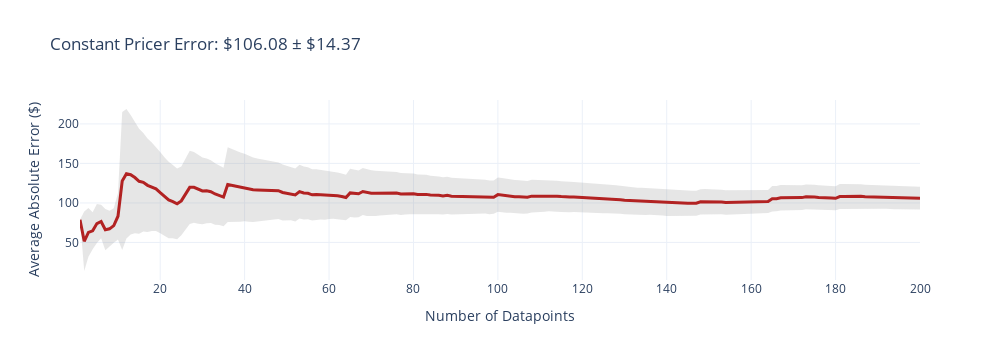
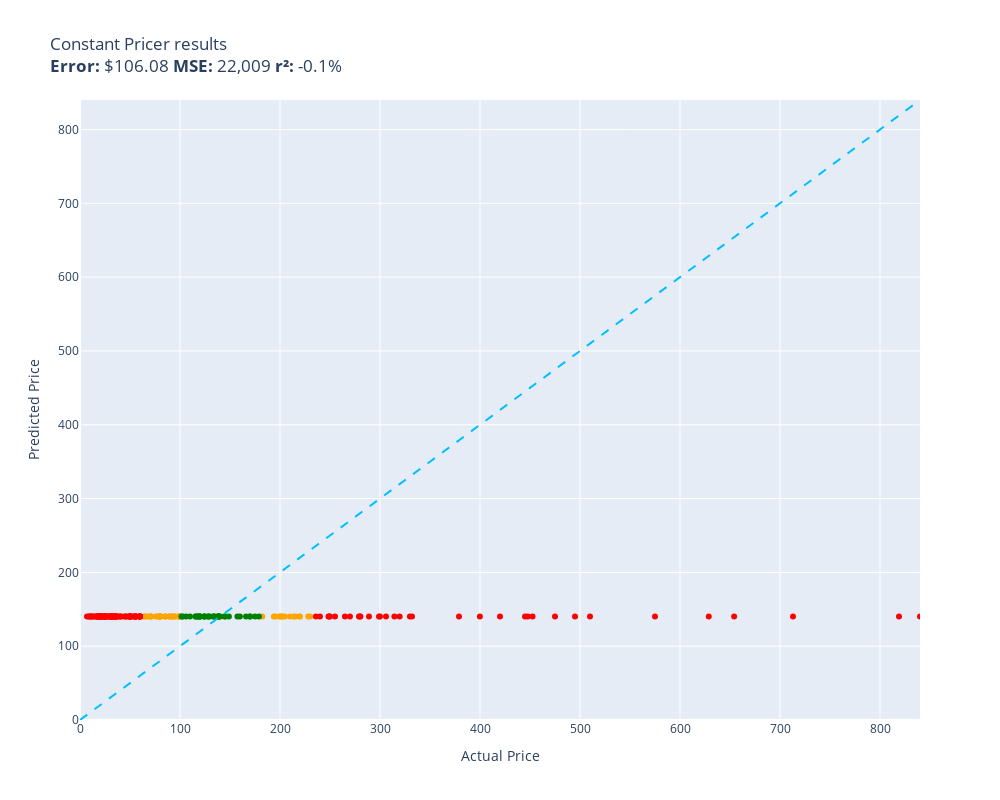

Here is the notebook cell these charts were saved with, in order:
### Markdown cell above
The above Random Pricer simple gives a random price which the evaluator will take as the predictor function and makes a comparison with the test data and the train data.

### Code cell
# That was fun!
# We can do better - here's another rather trivial model

training_prices = [item.price for item in train]
training_average = sum(training_prices) / len(training_prices)
print(training_average)

def constant_pricer(item):
    return training_average

evaluate(constant_pricer, test)

### Figure 1 — Plotly figure (JSON) as saved in the notebook; plotly's stock layout.template omitted (floating-point values rounded to 4 significant figures; data arrays with more than 128 entries replaced by an {"elided": "..."} marker saying what was removed)
{"data": [{"fill": "toself", "fillcolor": "rgba(128,128,128,0.2)", "hoverinfo": "skip", "line": {"color": "rgba(255,255,255,0)"}, "name": "95% CI", "showlegend": false, "type": "scatter", "x": {"elided": "400 int values"}, "y": {"elided": "400 float values"}}, {"customdata": {"elided": "200x1 float values"}, "hovertemplate": "n=%{x}<br>Avg Error=$%{y:,.2f}<br>±95% CI=$%{customdata[0]:,.2f}<extra></extra>", "line": {"color": "firebrick", "width": 3}, "mode": "lines", "name": "Cumulative Avg Error", "type": "scatter", "x": {"elided": "200 int values"}, "y": {"elided": "200 float values"}}], "layout": {"height": 360, "showlegend": false, "title": {"text": "Constant Pricer Error: $106.08 ± $14.37"}, "width": 1000, "xaxis": {"title": {"text": "Number of Datapoints"}}, "yaxis": {"title": {"text": "Average Absolute Error ($)"}}}}

### Figure 2 — Plotly figure (JSON) as saved in the notebook; plotly's stock layout.template omitted (floating-point values rounded to 4 significant figures)
{"data": [{"customdata": [["Old Blood Noise Excess V2 Distortion Cho...\nGuess=$140.35 Actual=$219.00"], ["EXMAX NG-10X Fresnel Lens Focusing Adapt...\nGuess=$140.35 Actual=$69.98"], ["RBC12-UPC Replacement Battery Cartridge ...\nGuess=$140.35 Actual=$229.99"], ["ACDelco GM Original Equipment FW339 Fron...\nGuess=$140.35 Actual=$215.33"], ["Panasonic KX-TG6511B DECT 6.0 PLUS Expan...\nGuess=$140.35 Actual=$79.20"], ["GJY Portable TV,10.6 inch Mini TV for AT...\nGuess=$140.35 Actual=$79.36"], ["APS iBoard 6-inch Aluminum (Black Powder...\nGuess=$140.35 Actual=$210.23"], ["HK SYSTEMS 13\" Heavy Duty Black \"Push\" O...\nGuess=$140.35 Actual=$84.95"], ["Aolemi Oil Rubbed Bronze Single Function...\nGuess=$140.35 Actual=$98.65"], ["Clementoni 39132.5 Jigsaw Puzzle 1,000 P...\nGuess=$140.35 Actual=$79.95"], ["KOMPUTERBAY 4GB 2X 2GB DDR2 1066MHz PC2-...\nGuess=$140.35 Actual=$80.34"], ["Travelpro Platinum Elite Slim Business L...\nGuess=$140.35 Actual=$213.83"], ["JRready ST6313 DT Deutsch Connector Kit,...\nGuess=$140.35 Actual=$199.68"], ["15\" Locking Shower Head Extension Arm in...\nGuess=$140.35 Actual=$79.95"], ["Dakota Alert MURS Alert Probe Sensor - M...\nGuess=$140.35 Actual=$219.99"], ["AUTOFREE LED Tail Lights Assembly Compat...\nGuess=$140.35 Actual=$201.99"], ["Evan-Fischer Front Bumper Cover Compatib...\nGuess=$140.35 Actual=$202.38"], ["Webcem Solar Shed Light Outdoor Indoor, ...\nGuess=$140.35 Actual=$77.96"], ["Festool 492370 Platin 2 S1000 Grit 6-Inc...\nGuess=$140.35 Actual=$91.00"], ["DIMARZIO 204284 DP 163FBK Blues Bucker G...\nGuess=$140.35 Actual=$89.99"], ["BESTILL Wall Mounted Shower Faucet Set, ...\nGuess=$140.35 Actual=$76.00"], ["Marvel Legends Series X-Men 6-Inch Archa...\nGuess=$140.35 Actual=$98.95"], ["ANZO USA 111207 GMC SIERRA 99-06 / YUKON...\nGuess=$140.35 Actual=$182.28"], ["Trim Kit for 2-handle Shower & Tub Valve...\nGuess=$140.35 Actual=$94.99"], ["Pioneer 2AM401-BN Two Handle Kitchen Fau...\nGuess=$140.35 Actual=$228.22"], ["4LT LUMINETTE Vanity Opal GLS BSN\nGuess=$140.35 Actual=$99.99"], ["MXR Carbon Copy Deluxe Analog Delay Guit...\nGuess=$140.35 Actual=$195.50"], ["CradlePoint Compact Broadband Router (CB...\nGuess=$140.35 Actual=$89.00"], ["Pyle Wireless Rear View Backup Camera - ...\nGuess=$140.35 Actual=$70.45"], ["Universal Power Group 12V 100Ah Sealed L...\nGuess=$140.35 Actual=$199.99"], ["Auertech Portable Washing Machine, 14lbs...\nGuess=$140.35 Actual=$98.99"], ["Amana Tool - SC587 Carbide Tipped 3-Wing...\nGuess=$140.35 Actual=$71.23"], ["ECCPP Power Steering Pump for 2009-2010 ...\nGuess=$140.35 Actual=$85.48"], ["UPR Mach 1 Chin Spoiler Fits 94-98 Musta...\nGuess=$140.35 Actual=$64.99"], ["SP Air Corporation SP-8102BU 1/4-Inch He...\nGuess=$140.35 Actual=$204.99"], ["Skullcandy Hesh Evo Bluetooth Headphones...\nGuess=$140.35 Actual=$69.99"], ["LCD Screen for Dell Inspiron 17R 17.3\" H...\nGuess=$140.35 Actual=$64.37"], ["Diversitech UC2436-3 Ultralite Condenser...\nGuess=$140.35 Actual=$80.39"], ["4 Inches Rolled Muffler Tip Catback Exha...\nGuess=$140.35 Actual=$193.88"], ["Samsung DA97-07603B Freezer Ice Maker As...\nGuess=$140.35 Actual=$93.02"], ["Intex River Run Connect Lounge (Four)\nGuess=$140.35 Actual=$94.49"], ["Blanco 230966 Valea Stainless Steel Sink...\nGuess=$140.35 Actual=$92.88"], ["KZ ZS10 Pro in Ear Monitor Headphone KZ ...\nGuess=$140.35 Actual=$66.99"], ["Fitness Center Gym Room Weight Train Dua...\nGuess=$140.35 Actual=$99.99"], ["MonMount Triple Monitor Stand Freestandi...\nGuess=$140.35 Actual=$79.99"]], "hovertemplate": "%{customdata[0]}<extra></extra>", "legendgroup": "orange", "marker": {"color": "orange", "size": 6, "symbol": "circle"}, "mode": "markers", "name": "orange", "orientation": "v", "showlegend": true, "type": "scatter", "x": [219.0, 69.98, 230.0, 215.3, 79.2, 79.36, 210.2, 84.95, 98.65, 79.95, 80.34, 213.8, 199.7, 79.95, 220.0, 202.0, 202.4, 77.96, 91.0, 89.99, 76.0, 98.95, 182.3, 94.99, 228.2, 99.99, 195.5, 89.0, 70.45, 200.0, 98.99, 71.23, 85.48, 64.99, 205.0, 69.99, 64.37, 80.39, 193.9, 93.02, 94.49, 92.88, 66.99, 99.99, 79.99], "xaxis": "x", "y": [140.3, 140.3, 140.3, 140.3, 140.3, 140.3, 140.3, 140.3, 140.3, 140.3, 140.3, 140.3, 140.3, 140.3, 140.3, 140.3, 140.3, 140.3, 140.3, 140.3, 140.3, 140.3, 140.3, 140.3, 140.3, 140.3, 140.3, 140.3, 140.3, 140.3, 140.3, 140.3, 140.3, 140.3, 140.3, 140.3, 140.3, 140.3, 140.3, 140.3, 140.3, 140.3, 140.3, 140.3, 140.3], "yaxis": "y"}, {"customdata": [["telpo Headlight Assembly Fit For 15 Camr...\nGuess=$140.35 Actual=$115.99"], ["SuppliesOutlet Compatible Toner Cartridg...\nGuess=$140.35 Actual=$144.29"], ["PEMP E65 E66 CDC Simulate Optical Fiber ...\nGuess=$140.35 Actual=$119.00"], ["Intermatic PX300 12V 300W Transformer wi...\nGuess=$140.35 Actual=$134.00"], ["CORSAIR Dominator Platinum RGB 32GB (2x1...\nGuess=$140.35 Actual=$124.00"], ["SKB iSeries 3i-13096-6KP Case for BlackM...\nGuess=$140.35 Actual=$174.99"], ["GanFindX Portable Car Hand Controls for ...\nGuess=$140.35 Actual=$159.90"], ["Scranton & Co 3 Drawer Mobile File Cabin...\nGuess=$140.35 Actual=$115.35"], ["Wenger City Upgrade Laptop Backpack with...\nGuess=$140.35 Actual=$145.42"], ["3D Tree Hole Branches 075 Stair Risers D...\nGuess=$140.35 Actual=$129.99"], ["Fjallraven, Kanken Laptop 15\" Backpack f...\nGuess=$140.35 Actual=$119.65"], ["Diversitech WG840585 Motor, (Ddb) 1/3Hp,...\nGuess=$140.35 Actual=$134.12"], ["Western Digital Enterprise RE4-GP 2TB SA...\nGuess=$140.35 Actual=$109.95"], ["PM Auto Front Right Quick Complete Strut...\nGuess=$140.35 Actual=$124.94"], ["Dell Optiplex 390 Desktop Computer i3 3....\nGuess=$140.35 Actual=$124.27"], ["Pidoko Kids Train Table, Grey with 90 Pc...\nGuess=$140.35 Actual=$119.97"], ["EMART Photography C Stand with Boom Arm,...\nGuess=$140.35 Actual=$119.99"], ["Grey Pneumatic 1311SD Impact Socket Set\nGuess=$140.35 Actual=$157.43"], ["4pc Wheel Spacers Adapters 4\" (2inch Per...\nGuess=$140.35 Actual=$116.95"], ["Urth 62mm UV, Circular Polarizing (CPL),...\nGuess=$140.35 Actual=$139.00"], ["LSI Broadcom SAS 9300-8i 8-port 12Gb/s S...\nGuess=$140.35 Actual=$118.00"], ["DuraGo 29515020 Front Hub Assembly\nGuess=$140.35 Actual=$128.34"], ["Ibanez M510OVS Acoustic Mandolin in Vint...\nGuess=$140.35 Actual=$169.99"], ["GENUINE VOLVO THERMOSTAT (3.0, 3.2) S60 ...\nGuess=$140.35 Actual=$102.85"], ["Cardone 84-58642 New HEI Electronic Dist...\nGuess=$140.35 Actual=$165.99"], ["18 Inch White Undermount Kitchen Sink - ...\nGuess=$140.35 Actual=$179.00"], ["New Replacement seat cover fits Yamaha M...\nGuess=$140.35 Actual=$138.95"], ["Evan Fischer Radiator Cooling Fan Assemb...\nGuess=$140.35 Actual=$137.34"], ["ROHL WSGUM3018WH Wire Sink Grids, White\nGuess=$140.35 Actual=$128.28"], ["ASUS VY279HE-W 27” 1080P Monitor - White...\nGuess=$140.35 Actual=$138.10"], ["KUNFINE Android Radio CarPlay & Android ...\nGuess=$140.35 Actual=$106.00"], ["StonKraft Brass Chess Board Game Set wit...\nGuess=$140.35 Actual=$140.00"], ["DuraGo BR5330 Front Vented Disc Brake Ro...\nGuess=$140.35 Actual=$101.51"], ["Vinyl Soft Top Roll-up Adjustable Truck ...\nGuess=$140.35 Actual=$148.88"], ["Targus CityGear Durable Backpack, Black,...\nGuess=$140.35 Actual=$133.43"], ["Garmin 010-12402-10 GT15M-TM Transom-Mou...\nGuess=$140.35 Actual=$138.74"], ["Xiaomi Redmi 10 2022 NFC 4G LTE (128GB +...\nGuess=$140.35 Actual=$169.99"]], "hovertemplate": "%{customdata[0]}<extra></extra>", "legendgroup": "green", "marker": {"color": "green", "size": 6, "symbol": "circle"}, "mode": "markers", "name": "green", "orientation": "v", "showlegend": true, "type": "scatter", "x": [116.0, 144.3, 119.0, 134.0, 124.0, 175.0, 159.9, 115.3, 145.4, 130.0, 119.7, 134.1, 110.0, 124.9, 124.3, 120.0, 120.0, 157.4, 117.0, 139.0, 118.0, 128.3, 170.0, 102.8, 166.0, 179.0, 138.9, 137.3, 128.3, 138.1, 106.0, 140.0, 101.5, 148.9, 133.4, 138.7, 170.0], "xaxis": "x", "y": [140.3, 140.3, 140.3, 140.3, 140.3, 140.3, 140.3, 140.3, 140.3, 140.3, 140.3, 140.3, 140.3, 140.3, 140.3, 140.3, 140.3, 140.3, 140.3, 140.3, 140.3, 140.3, 140.3, 140.3, 140.3, 140.3, 140.3, 140.3, 140.3, 140.3, 140.3, 140.3, 140.3, 140.3, 140.3, 140.3, 140.3], "yaxis": "y"}, {"customdata": [["NewPower99 Battery Kit for Samsung Galax...\nGuess=$140.35 Actual=$54.95"], ["Stand for Raven Pro Document Scanner - P...\nGuess=$140.35 Actual=$29.85"], ["8544771 Dryer Heating Element, 279816 Th...\nGuess=$140.35 Actual=$35.74"], ["Pump Head TBVECHI 175PSI 4KW 5.5HP 21CFM...\nGuess=$140.35 Actual=$329.90"], ["Bam France 2002XL Contoured Hightech Bla...\nGuess=$140.35 Actual=$713.00"], ["Metabo HPT 36V MultiVolt™ Cordless Rotar...\nGuess=$140.35 Actual=$379.00"], ["46mm Digital Pro High-Resolution Close-U...\nGuess=$140.35 Actual=$19.99"], ["Innovative Percussion CB-6 Chamois Bass ...\nGuess=$140.35 Actual=$54.32"], ["LOVE MEI Galaxy S10 Lite Case, Military ...\nGuess=$140.35 Actual=$32.98"], ["LD Products Compatible Toner Cartridge R...\nGuess=$140.35 Actual=$49.98"], ["Bam Trekking 3027SB Single Black Clarine...\nGuess=$140.35 Actual=$332.00"], ["DEWALT 20V MAX* XR Impact Driver with Bl...\nGuess=$140.35 Actual=$452.53"], ["Mini PC, Kinupute Desktop Computer E3-12...\nGuess=$140.35 Actual=$495.00"], ["June Garden 12\" Sweet Dolly Charlotte - ...\nGuess=$140.35 Actual=$19.99"], ["10GBase-LR SFP+ Transceiver, Handar 10GB...\nGuess=$140.35 Actual=$19.99"], ["Deco Mount Pro Tripod Microphone Stand w...\nGuess=$140.35 Actual=$59.95"], ["Canon EOS Rebel T7 Digital SLR Camera wi...\nGuess=$140.35 Actual=$819.00"], ["Evergreen HSHB2005 Cylinder Head Gasket ...\nGuess=$140.35 Actual=$59.69"], ["Task T24287 Roman Ogee Router Bit with 1...\nGuess=$140.35 Actual=$55.88"], ["Southwire 120V/15A Right Angle User Atta...\nGuess=$140.35 Actual=$37.87"], ["Mylites+ Standard Comic Book Mylar Sleev...\nGuess=$140.35 Actual=$34.99"], ["Tidal Front + Rear Fender Flares 4PC Poc...\nGuess=$140.35 Actual=$254.99"], ["DALDED LED Light Kit for Lego Sonic Gree...\nGuess=$140.35 Actual=$24.99"], ["152MM Hole Saws M42 Bi-Metal High Speed ...\nGuess=$140.35 Actual=$17.99"], ["Baseball Backpacks Large 18 Inch Bookbag...\nGuess=$140.35 Actual=$31.77"], ["Adams Check Payment and Deposit Register...\nGuess=$140.35 Actual=$35.49"], ["KOHLER 18865-CP Filtered Water Faucet, P...\nGuess=$140.35 Actual=$475.00"], ["Projector, CRAZVIEW Projector with WiFi ...\nGuess=$140.35 Actual=$53.40"], ["Retevis RT68 Soft Earhook Walkie Talkie ...\nGuess=$140.35 Actual=$6.99"], ["MC: Pindicator (Dual Intensity Amber)\nGuess=$140.35 Actual=$40.00"], ["Laisomeke Waterproof Junction Box, Unive...\nGuess=$140.35 Actual=$11.99"], ["Sumerain S1339CM Double Handle Widesprea...\nGuess=$140.35 Actual=$235.86"], ["Poison Spyder 10-08-020 Rocker Knocker\nGuess=$140.35 Actual=$628.76"], ["VLAND LED Smoked Taillights Compatible F...\nGuess=$140.35 Actual=$239.99"], ["Lighted Triangle Mirror Cabinet Bathroom...\nGuess=$140.35 Actual=$445.00"], ["Tablet PC Cover Compatible with Lenovo T...\nGuess=$140.35 Actual=$31.61"], ["Miyaya@ Funny Animal Masks Collection fo...\nGuess=$140.35 Actual=$16.99"], ["Trail Gear Twin Stick Kit for Top Shift ...\nGuess=$140.35 Actual=$279.92"], ["Engine Thermostat, Replace 19301-PAA-306...\nGuess=$140.35 Actual=$18.89"], ["Ultra Duster Canned Air Net 10 Oz 6-Pack\nGuess=$140.35 Actual=$49.90"], ["Beck/Arnley 0421945 Air Filter\nGuess=$140.35 Actual=$35.87"], ["IQShield Screen Protector Compatible wit...\nGuess=$140.35 Actual=$9.95"], ["Liberty Imports 12 Pack: US Military Toy...\nGuess=$140.35 Actual=$16.98"], ["Neporal Full Spectrum Light Bulb, 6000K ...\nGuess=$140.35 Actual=$18.59"], ["Satco S9596, 4 Count (Pack of 1), 4.18\nGuess=$140.35 Actual=$12.00"], ["Ceramic Talavera Mexican Tile 4x4\", 9 Pi...\nGuess=$140.35 Actual=$29.95"], ["Intrepid International Dressage Letters-...\nGuess=$140.35 Actual=$26.99"], ["LEGO Marvel Avengers War Machine Buster ...\nGuess=$140.35 Actual=$59.95"], ["Kingston Brass KS269SN Kingston Clawfoot...\nGuess=$140.35 Actual=$305.99"], ["KOHLER K-1185540-CP Assembly-Slider\nGuess=$140.35 Actual=$45.67"], ["KUNN Small Electrician Tool Pouch Utilit...\nGuess=$140.35 Actual=$21.99"], ["iPhone 12/12 Pro Nicaragua Guardabarranc...\nGuess=$140.35 Actual=$19.97"], ["Replacement Remote Control for PANASONIC...\nGuess=$140.35 Actual=$34.95"], ["KS K-STORM Replacement Silicone Mushroom...\nGuess=$140.35 Actual=$8.50"], ["LSSAGOON Backpack for Women Teen Kids Gi...\nGuess=$140.35 Actual=$33.99"], ["Aeromotive 13304 Regulator, X1 Adjustabl...\nGuess=$140.35 Actual=$269.95"], ["Walker Exhaust Ultra EPA 16478 Direct Fi...\nGuess=$140.35 Actual=$574.99"], ["GE RPWF SmartWater Comparable Refrigerat...\nGuess=$140.35 Actual=$36.99"], ["MGP Caliper Covers 39011SACURD Red Powde...\nGuess=$140.35 Actual=$249.00"], ["Royal Designs, Inc. Decorative Abundant ...\nGuess=$140.35 Actual=$24.95"], ["Canon Sure Shot 90u 35mm Date Camera\nGuess=$140.35 Actual=$399.89"], ["NewFantasia Replacement Audio Cable with...\nGuess=$140.35 Actual=$31.00"], ["Mikrotik RB3011UIAS-RM RouterBOARD 10xGi...\nGuess=$140.35 Actual=$299.00"], ["MONOCARBON Forged Carbon Fiber Case for ...\nGuess=$140.35 Actual=$59.99"], ["AC Compressor & A/C Kit For BMW 335i 335...\nGuess=$140.35 Actual=$314.41"], ["Wilkinson LOW GAUSS Vintage Tone Strat S...\nGuess=$140.35 Actual=$30.93"], ["Berta (6 Pieces) 1-1/4 inch Overlay, 90 ...\nGuess=$140.35 Actual=$24.66"], ["Chalkboard Name Badges with Magnetic Bac...\nGuess=$140.35 Actual=$19.95"], ["Linkloos Solar Street Lights Outdoor Wat...\nGuess=$140.35 Actual=$55.99"], ["USB Charger, CIVIE High Speed 60W Multip...\nGuess=$140.35 Actual=$15.99"], ["Hp Pavilion P7-1257c Motherboard Aahd3-h...\nGuess=$140.35 Actual=$59.86"], ["Kastar Battery Pack Replacement for Sony...\nGuess=$140.35 Actual=$19.99"], ["AZX Stylus Pencil for Apple iPad Pro 202...\nGuess=$140.35 Actual=$29.99"], ["Raspberry Pi 3 Model B+ Aluminum Case Me...\nGuess=$140.35 Actual=$14.99"], ["Music Hall pa15.3 MM/MC Phono Preamplifi...\nGuess=$140.35 Actual=$250.00"], ["Lorell Bell Chair Glide, 2.5\", Black\nGuess=$140.35 Actual=$19.50"], ["CTLAMP XL-2100 Professional Quality XL-2...\nGuess=$140.35 Actual=$32.00"], ["200 ' feet True 14 Gauge AWG CCA Speaker...\nGuess=$140.35 Actual=$44.95"], ["Competition Clutch Disc and Pressure Pla...\nGuess=$140.35 Actual=$510.00"], ["APS iBoard (304 Stainless Steel Polished...\nGuess=$140.35 Actual=$264.95"], ["200 Couples Conversation Cards - Enjoy B...\nGuess=$140.35 Actual=$32.97"], ["The Puppet Company - Carpet-Unicorn, Whi...\nGuess=$140.35 Actual=$19.00"], ["KYX Racing Hardened Steel Center Drive S...\nGuess=$140.35 Actual=$46.99"], ["Baumgartens Sicurix Blank PVC ID Cards (...\nGuess=$140.35 Actual=$19.11"], ["VIPMOTOZ Sequential Turn Signal Premium ...\nGuess=$140.35 Actual=$278.94"], ["A-Premium Front Suspension Steering Knuc...\nGuess=$140.35 Actual=$48.99"], ["OEM Samsung Remote Control Shipped with ...\nGuess=$140.35 Actual=$56.00"], ["Venom Power Terra Hunter R/T+ R/T All-Te...\nGuess=$140.35 Actual=$319.65"], ["Custom Engagement Logo Desk Embosser Sea...\nGuess=$140.35 Actual=$49.95"], ["Audio Techinca ATW-T1002 System 10 Handh...\nGuess=$140.35 Actual=$289.00"], ["520 Pieces Christmas Envelope Seal Stick...\nGuess=$140.35 Actual=$25.99"], ["LD Compatible Ink Cartridge Replacement ...\nGuess=$140.35 Actual=$41.99"], ["BestPricedDecals Wine A BIT, You'll Feel...\nGuess=$140.35 Actual=$12.98"], ["Dell XPS 13 9343-2727SLV 13.3\" Full HD S...\nGuess=$140.35 Actual=$839.99"], ["VATOS 4 Packs Bubble Machine Gun for Kid...\nGuess=$140.35 Actual=$22.88"], ["Steering Wheel, Carbon Fiber Automotive ...\nGuess=$140.35 Actual=$447.74"], ["BXYJY for Samsung Galaxy Z Fold 3 Case w...\nGuess=$140.35 Actual=$49.99"], ["VONADO Space Wars Colonial Viper MK1 Bui...\nGuess=$140.35 Actual=$39.99"], ["Replacement Remote Control fit for Sony ...\nGuess=$140.35 Actual=$9.99"], ["Disney Princess Sparkling Princess Sleep...\nGuess=$140.35 Actual=$24.95"], ["sabermaster TCG Playmat yugioh playmat T...\nGuess=$140.35 Actual=$21.99"], ["Pacific Drums PDCM1618TTRB 16 x 18 Inche...\nGuess=$140.35 Actual=$419.99"], ["Star Wars Die-Cast Metal TITANIUM Series...\nGuess=$140.35 Actual=$22.70"], ["Glovion Music Stand Light, Clip On Piano...\nGuess=$140.35 Actual=$27.99"], ["Empava 24\" Single Wall Ovens 10 Cooking ...\nGuess=$140.35 Actual=$654.14"], ["Think Gizmos Build Your Own Robot Toys f...\nGuess=$140.35 Actual=$24.95"], ["HP Laserjet 2100 Laser Printer W/Test Pr...\nGuess=$140.35 Actual=$299.98"], ["PowerSport Front Rear Brakes and Rotors ...\nGuess=$140.35 Actual=$248.51"], ["Viola Bow 4/4 Full Size Carbon Fiber (Bl...\nGuess=$140.35 Actual=$49.99"], ["VTech Strum and Jam Kidi Musical Guitar ...\nGuess=$140.35 Actual=$21.99"], ["Fender Hendrix Voodoo Child Coiled Instr...\nGuess=$140.35 Actual=$59.99"], ["W11130208 W10695459 Refrigerator LED Mod...\nGuess=$140.35 Actual=$26.59"], ["Jada Toys Ryan's World Combo Panda Airli...\nGuess=$140.35 Actual=$34.94"], ["Pyle 2x120 Watt Home Audio Speaker Power...\nGuess=$140.35 Actual=$50.92"], ["STICKGOO Peel and Stick Backsplash for K...\nGuess=$140.35 Actual=$34.99"], ["For Volvo C70 S70 V70 V40 S40 AC Compres...\nGuess=$140.35 Actual=$280.41"], ["Refresh NSF-53 Premium Replacement Refri...\nGuess=$140.35 Actual=$50.99"], ["NICKSTON Red Sparkling Glitter Slim Band...\nGuess=$140.35 Actual=$25.99"]], "hovertemplate": "%{customdata[0]}<extra></extra>", "legendgroup": "red", "marker": {"color": "red", "size": 6, "symbol": "circle"}, "mode": "markers", "name": "red", "orientation": "v", "showlegend": true, "type": "scatter", "x": [54.95, 29.85, 35.74, 329.9, 713.0, 379.0, 19.99, 54.32, 32.98, 49.98, 332.0, 452.5, 495.0, 19.99, 19.99, 59.95, 819.0, 59.69, 55.88, 37.87, 34.99, 255.0, 24.99, 17.99, 31.77, 35.49, 475.0, 53.4, 6.99, 40.0, 11.99, 235.9, 628.8, 240.0, 445.0, 31.61, 16.99, 279.9, 18.89, 49.9, 35.87, 9.95, 16.98, 18.59, 12.0, 29.95, 26.99, 59.95, 306.0, 45.67, 21.99, 19.97, 34.95, 8.5, 33.99, 269.9, 575.0, 36.99, 249.0, 24.95, 399.9, 31.0, 299.0, 59.99, 314.4, 30.93, 24.66, 19.95, 55.99, 15.99, 59.86, 19.99, 29.99, 14.99, 250.0, 19.5, 32.0, 44.95, 510.0, 264.9, 32.97, 19.0, 46.99, 19.11, 278.9, 48.99, 56.0, 319.6, 49.95, 289.0, 25.99, 41.99, 12.98, 840.0, 22.88, 447.7, 49.99, 39.99, 9.99, 24.95, 21.99, 420.0, 22.7, 27.99, 654.1, 24.95, 300.0, 248.5, 49.99, 21.99, 59.99, 26.59, 34.94, 50.92, 34.99, 280.4, 50.99, 25.99], "xaxis": "x", "y": [140.3, 140.3, 140.3, 140.3, 140.3, 140.3, 140.3, 140.3, 140.3, 140.3, 140.3, 140.3, 140.3, 140.3, 140.3, 140.3, 140.3, 140.3, 140.3, 140.3, 140.3, 140.3, 140.3, 140.3, 140.3, 140.3, 140.3, 140.3, 140.3, 140.3, 140.3, 140.3, 140.3, 140.3, 140.3, 140.3, 140.3, 140.3, 140.3, 140.3, 140.3, 140.3, 140.3, 140.3, 140.3, 140.3, 140.3, 140.3, 140.3, 140.3, 140.3, 140.3, 140.3, 140.3, 140.3, 140.3, 140.3, 140.3, 140.3, 140.3, 140.3, 140.3, 140.3, 140.3, 140.3, 140.3, 140.3, 140.3, 140.3, 140.3, 140.3, 140.3, 140.3, 140.3, 140.3, 140.3, 140.3, 140.3, 140.3, 140.3, 140.3, 140.3, 140.3, 140.3, 140.3, 140.3, 140.3, 140.3, 140.3, 140.3, 140.3, 140.3, 140.3, 140.3, 140.3, 140.3, 140.3, 140.3, 140.3, 140.3, 140.3, 140.3, 140.3, 140.3, 140.3, 140.3, 140.3, 140.3, 140.3, 140.3, 140.3, 140.3, 140.3, 140.3, 140.3, 140.3, 140.3, 140.3], "yaxis": "y"}, {"hoverinfo": "skip", "line": {"color": "deepskyblue", "dash": "dash", "width": 2}, "mode": "lines", "name": "y = x", "showlegend": false, "type": "scatter", "x": [0, 840.0], "y": [0, 840.0]}], "layout": {"height": 800, "legend": {"title": {"text": "color"}, "tracegroupgap": 0}, "showlegend": false, "title": {"text": "Constant Pricer results<br><b>Error:</b> $106.08 <b>MSE:</b> 22,009 <b>r²:</b> -0.1%"}, "width": 1000, "xaxis": {"anchor": "y", "domain": [0, 1], "range": [0, 840.0], "title": {"text": "Actual Price"}}, "yaxis": {"anchor": "x", "domain": [0, 1], "range": [0, 840.0], "title": {"text": "Predicted Price"}}}}
